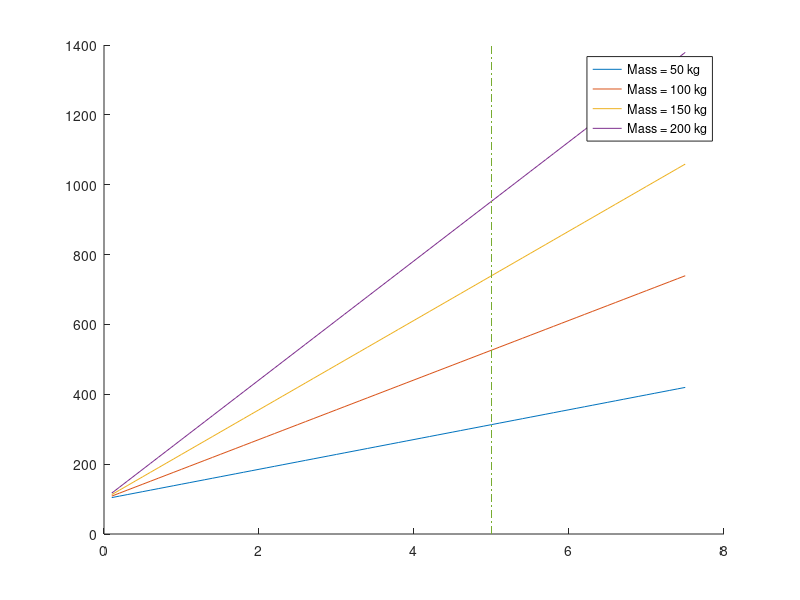

This figure's MATLAB source: (Note: this script raises an error after producing the figure.)
clear
clc
close all

%% Constant Initialization
g = 9.81; %gravity in m/s^2
m = 113; % kg, mass of cart fully loaded
vo_mph = 0; %initial velocity
vf_mph = 3; % final velocity in mph
vo = vo_mph*0.44704; %initial velocity in m/s
vf = vf_mph*0.44704; %final velocity in m/s
theta = 7.5; %max slope angle
vfy = vf*sind(theta); %vertical component of velocity
dist_mi = 5; %total distance cart is to travel in miles
dist = dist_mi*1609.34; %total distance cart is to travel in meters
dh = dist*sind(theta); %vertical component of total distance for given slope

%% Energy Calculations
KE = 1/2*m*(vf^2-vo^2); %kinetic energy of cart
PE = m*g*dh; %potential energy of cart
Wnet = KE + PE; %net work
dx = 3; %meters
a = vf^2/(2*dx); %acceleration needed to achieve max speed in dx meters
t = vf/a; %time to reach max speed
KEdot = KE/t; %power needed to achieve max speed
PEdot = m*g*vfy; %power needed to climb slope
dt = dh/vfy; % time it takes to climb slope at max speed in seconds
dt_hr = dt/3600; %time it takes to travel distance in hrs

%% Efficiency Calculations
losses = 0.75; %estimated losses in percent

%% Power Calculations
power_w = (KEdot+PEdot)/losses; %power needed in watts
power = power_w*0.00134102; % power in horsepower

%% Force Analysis

%% Motor Calculations
%voltage
%current
%power
%torque
%rpm
%curvedata

%% Gearbox Design/ Calculations


%% Battery Capacity
add_cap = 20*5; %additional capacity for charging 5 phones
capacity = (power_w*dt_hr)+add_cap; %battery capacity needed in kWh

%% Battery Configuration
v_motor = 24; %motor voltage
v_batt = 3.6; %battery voltage per cell
cap_batt = 4.2; %battery capacity in Ah
req_Ah = capacity/v_motor; %total battery Ah needed
parallel = ceil(req_Ah/cap_batt); %number of cells needed for desired Ah 
curr = 14.5; % max discharge current per cell
max_current = curr*parallel; %max battery pack discharge
series = ceil(v_motor/v_batt); %number of cells needed for desired motor voltage
num_cells = parallel*series; %number of battery cells needed
batt_weight = 70/1000; %battery weight in kg
tot_weight = num_cells*batt_weight; %total battery weight
batt_cost = 6.37; %battery cell cost in dollars
tot_cost = num_cells*batt_cost; %total battery cost

%% Speed vs Slope

%% Speed vs Power


%% Plots

%distance vs battery capacity
g = 9.81; %gravity in m/s^2
m = [50 100 150 200]; % kg, mass of cart fully loaded
capsto = []; %initialize vector
for i = 1:length(m)
    vo_mph = 0; %initial velocity
    vf_mph = 3; % final velocity in mph
    vo = vo_mph*0.44704; %initial velocity in m/s
    vf = vf_mph*0.44704; %final velocity in m/s
    theta = 7.5; %max slope angle
    vfy = vf*sind(theta); %vertical component of velocity
    dist_mi = 0.1:0.1:7.5; %total distance cart is to travel in miles
    dist = dist_mi.*1609.34; %total distance cart is to travel in meters
    dh = dist.*sind(theta); %vertical component of total distance for given slope
    KE = 1/2*m(i)*(vf^2-vo^2); %kinetic energy of cart
    PE = m(i)*g.*dh; %potential energy of cart
    Wnet = KE + PE; %net work
    dx = 3; %meters
    a = vf^2/(2*dx); %acceleration needed to achieve max speed in dx meters
    t = vf/a; %time to reach max speed
    KEdot = KE/t; %power needed to achieve max speed
    PEdot = m(i)*g*vfy; %power needed to climb slope
    dt = dh./vfy; % time it takes to climb slope at max speed in seconds
    dt_hr = dt./3600; %time it takes to travel distance in hrs
    losses = 0.75; %estimated losses in percent
    power_w = (KEdot+PEdot)./losses; %power needed in watts
    power = power_w.*0.00134102; % power in horsepower
    add_cap = 20*5; %additional capacity for charging 5 phones
    capacity = (power_w*dt_hr)+add_cap; %battery capacity needed in kWh
    capsto = [capsto ; capacity]; %storing capacity on each iteration
end

figure
hold on
plot(dist_mi,capsto(1,:))
plot(dist_mi,capsto(2,:))
plot(dist_mi,capsto(3,:))
plot(dist_mi,capsto(4,:))
plot([5 5],[0 1400],'-.')
lgd = legend('Mass = 50 kg','Mass = 100 kg','Mass = 150 kg','Mass = 200 kg');
lgd.Location = 'northwest';
title('Cart Distance Rating vs. Battery Capacity Needed')
xlabel('Distance Rating [miles]')
ylabel('Battery Capacity Needed [kWh]')

%cart weight vs power required
g = 9.81; %gravity in m/s^2
theta = [2.5 5 7.5 10 12.5 15]; %max slope angle
psto = [];
for i = 1:length(theta)
    m = 50:1:200; % kg, mass of cart fully loaded
    vo_mph = 0; %initial velocity
    vf_mph = 3; % final velocity in mph
    vo = vo_mph*0.44704; %initial velocity in m/s
    vf = vf_mph*0.44704; %final velocity in m/s
    %theta = 7.5; %max slope angle
    vfy = vf*sind(theta(i)); %vertical component of velocity
    dist_mi = 5; %total distance cart is to travel in miles
    dist = dist_mi*1609.34; %total distance cart is to travel in meters
    dh = dist*sind(theta(i)); %vertical component of total distance for given slope
    KE = 1/2.*m.*(vf^2-vo^2); %kinetic energy of cart
    PE = m.*g.*dh; %potential energy of cart
    Wnet = KE + PE; %net work
    dx = 3; %meters
    a = vf^2/(2*dx); %acceleration needed to achieve max speed in dx meters
    t = vf/a; %time to reach max speed
    KEdot = KE/t; %power needed to achieve max speed
    PEdot = m.*g*vfy; %power needed to climb slope
    dt = dh/vfy; % time it takes to climb slope at max speed in seconds
    dt_hr = dt/3600; %time it takes to travel distance in hrs
    losses = 0.75; %estimated losses in percent
    power_w = (KEdot+PEdot)./losses; %power needed in watts
    power = power_w.*0.00134102; % power in horsepower
    psto = [psto ; power_w]; %storing power vectors on each iteration
end

figure
hold on
plot(m,psto(1,:))
plot(m,psto(2,:))
plot(m,psto(3,:))
plot(m,psto(4,:))
plot(m,psto(5,:))
plot(m,psto(6,:))
plot([113 113],[0 1000],'-.')
lgd = legend('\theta = 2.5','\theta = 5','\theta = 7.5','\theta = 10','\theta = 12.5','\theta = 15');
lgd.Location = 'northwest';
title('Total Cart Mass vs. Power Required')
xlabel('Total Cart Mass [kg]')
ylabel('Power Needed [W]')


%cart weight vs battery capacity
g = 9.81; %gravity in m/s^2
m = 50:1:200; % kg, mass of cart fully loaded
vo_mph = 0; %initial velocity
vf_mph = 3; % final velocity in mph
vo = vo_mph*0.44704; %initial velocity in m/s
vf = vf_mph*0.44704; %final velocity in m/s
theta = 7.5; %max slope angle
vfy = vf*sind(theta); %vertical component of velocity
dist_mi = 5; %total distance cart is to travel in miles
dist = dist_mi*1609.34; %total distance cart is to travel in meters
dh = dist*sind(theta); %vertical component of total distance for given slope
KE = 1/2.*m.*(vf^2-vo^2); %kinetic energy of cart
PE = m.*g.*dh; %potential energy of cart
Wnet = KE + PE; %net work
dx = 3; %meters
a = vf^2/(2*dx); %acceleration needed to achieve max speed in dx meters
t = vf/a; %time to reach max speed
KEdot = KE/t; %power needed to achieve max speed
PEdot = m.*g*vfy; %power needed to climb slope
dt = dh./vfy; % time it takes to climb slope at max speed in seconds
dt_hr = dt./3600; %time it takes to travel distance in hrs
losses = 0.75; %estimated losses in percent
power_w = (KEdot+PEdot)./losses; %power needed in watts
power = power_w.*0.00134102; % power in horsepower
add_cap = 20*5; %additional capacity for charging 5 phones
capacity = (power_w.*dt_hr)+add_cap; %battery capacity needed in kWh
figure
plot(m,capacity)
title('Total Cart Mass vs. Battery Capacity Needed')
xlabel('Total Cart Mass [kg]')
ylabel('Battery Capacity Needed [kWh]')

%slope vs battery capacity
g = 9.81; %gravity in m/s^2
m = [50 100 150 200]; % kg, mass of cart fully loaded
capsto = [];
for i = 1:length(m)
    vo_mph = 0; %initial velocity
    vf_mph = 3; % final velocity in mph
    vo = vo_mph*0.44704; %initial velocity in m/s
    vf = vf_mph*0.44704; %final velocity in m/s
    theta = 1:0.1:20; %max slope angle
    vfy = vf.*sind(theta); %vertical component of velocity
    dist_mi = 5; %total distance cart is to travel in miles
    dist = dist_mi*1609.34; %total distance cart is to travel in meters
    dh = dist.*sind(theta); %vertical component of total distance for given slope
    KE = 1/2*m(i)*(vf^2-vo^2); %kinetic energy of cart
    PE = m(i)*g.*dh; %potential energy of cart
    Wnet = KE + PE; %net work
    dx = 3; %meters
    a = vf^2/(2*dx); %acceleration needed to achieve max speed in dx meters
    t = vf/a; %time to reach max speed
    KEdot = KE/t; %power needed to achieve max speed
    PEdot = m(i).*g.*vfy; %power needed to climb slope
    dt = dh./vfy; % time it takes to climb slope at max speed in seconds
    dt_hr = dt./3600; %time it takes to travel distance in hrs
    losses = 0.75; %estimated losses in percent
    power_w = (KEdot+PEdot)./losses; %power needed in watts
    power = power_w.*0.00134102; % power in horsepower
    add_cap = 20*5; %additional capacity for charging 5 phones
    capacity = (power_w.*dt_hr)+add_cap; %battery capacity needed in kWh
    capsto = [capsto ; capacity]; % storing capacities on each iteration
end

figure
hold on
plot(theta,capsto(1,:))
plot(theta,capsto(2,:))
plot(theta,capsto(3,:))
plot(theta,capsto(4,:))
plot([7.5 7.5],[0 2500],'-.')
lgd = legend('Mass = 50 kg','Mass = 100 kg','Mass = 150 kg','Mass = 200 kg');
lgd.Location = 'northwest';
title('Path Slope vs. Battery Capacity Needed')
xlabel('Path slope [deg]')
ylabel('Battery Capacity Needed [kWh]')

%wheel diameter vs motor speed
d = 2:0.1:12; %wheel diameter in inches
d_m = d.*0.0254; %wheel diameter in meters
circ = 2*pi.*(d./2); %wheel circumference in inches
circ_m = circ.*0.0254; %wheel circumference in meters
vf_mph = 3; %max cart speed in mph
cart_v = vf_mph*0.44704; %max cart speed in m/s
mot_speed = cart_v./circ_m.*60; %motor speed in RPM to reach desired vf
figure
plot(d,mot_speed)
title('Wheel Diameter vs. Motor Speed To Obtain 3 MPH')
xlabel('Wheel Diameter [in]')
ylabel('Motor Speed [RPM]')

%Wheel diamter vs gear reduction
d = [4 6 8 10]; %wheel diameter in inches
d_m = d.*0.0254; %wheel diameter in meters
circ = 2*pi.*(d./2); %wheel circumference in inches
circ_m = circ.*0.0254; %wheel circumference in meters
vf_mph = 3; %max cart speed in mph
cart_v = vf_mph*0.44704; %max cart speed in m/s
mot_speed = cart_v./circ_m.*60; %motor speed in RPM to reach desired vf
speed = 500:1:5000; %possible motor speeds in RPM
grstore = [];

for i = 1:length(mot_speed)
    gr = speed/mot_speed(i);
    grstore = [grstore ; gr];
end

figure
hold on
plot(speed,grstore(1,:))
plot(speed,grstore(2,:))
plot(speed,grstore(3,:))
plot(speed,grstore(4,:))
lgd = legend('D = 4 in.','D = 6 in.','D = 8 in.','D = 10 in.');
lgd.Location = 'northwest';
title('Motor Speed vs. Gear Reduction To Obtain 3 MPH')
xlabel('Motor Speed [RPM]')
ylabel('Gear Reduction [ ]')

%battery capacity vs battery cost
